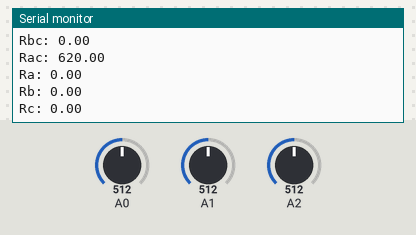
A sketch run on a simulated Arduino Uno, built with avr-gcc and run on an emulated ATmega328P. Shown: the last lines printed to the serial monitor. The test bench sets the inputs (shaded band); at power-on: A0 = 512, A1 = 512, A2 = 512.

Above: at 1.8 s.
1.9 s: A0 set to 0
At 2.7 s:
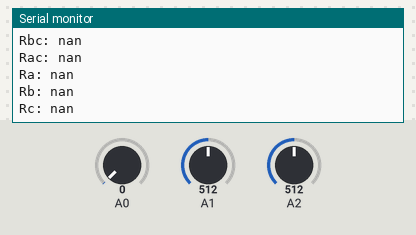
3.5 s: A1 set to 0
6.6 s: A0 set to 122
At 7.7 s:
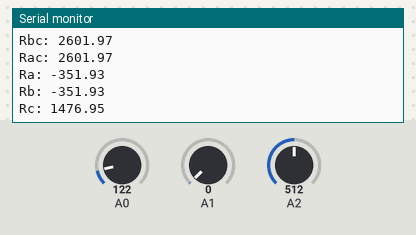
8.1 s: A2 set to 716
At 8.7 s:
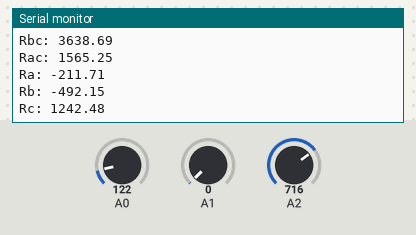
9.6 s: A1 set to 122
At 10.9 s:
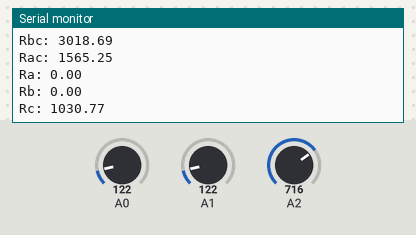
11.1 s: A2 set to 900
At 12.1 s:
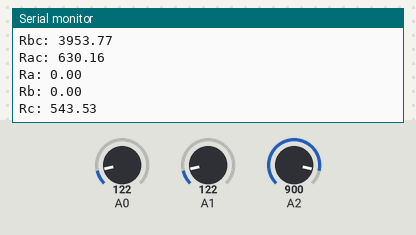
Timing chart, 0 to 13.6 s (numbered marks = the images above; inputs shaded):
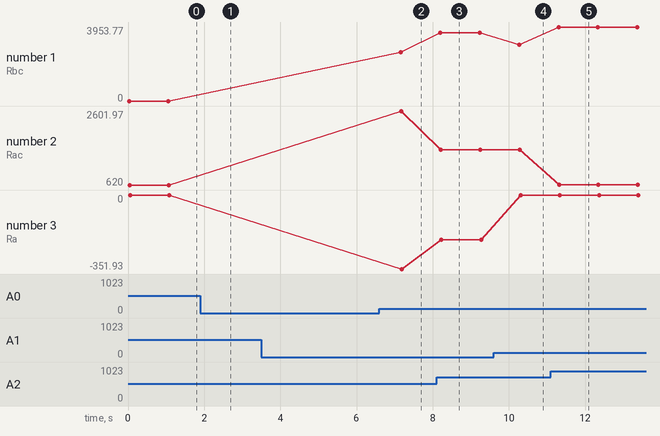

Measured:
- after the input at 1.9 s, the serial monitor: prints a new line after 0.17 s (image 1)
- after the input at 6.6 s, the serial monitor: prints a new line after 0.54 s (image 2)
- after the input at 8.1 s, the serial monitor: prints a new line after 0.10 s (image 3)
- after the input at 9.6 s, the serial monitor: prints a new line after 0.67 s (image 4)
- after the input at 11.1 s, the serial monitor: prints a new line after 0.21 s (image 5)
- plotted number 1: 0 → 2601.97 after the input at 6.6 s, 2601.97 → 3638.69 after the input at 8.1 s, 3638.69 → 3018.69 after the input at 9.6 s, 3018.69 → 3953.77 after the input at 11.1 s
- plotted number 2: 620 → 2601.97 after the input at 6.6 s, 2601.97 → 1565.25 after the input at 8.1 s, 1565.25 → 630.16 after the input at 11.1 s
- plotted number 3: 0 → -351.93 after the input at 6.6 s, -351.93 → -211.71 after the input at 8.1 s, -211.71 → 0 after the input at 9.6 s

The sketch:

MIDTERM-PROJECT.ino
```cpp
int Vin = 5;
int raw1 = 0,
    raw2 = 0,
    raw3 = 0;
float Vout1 = 0,
      Vout2 = 0,
      Vout3 = 0;
float R0 = 620,
      R1 = 0,
      R2 = 0,
      R3 = 0;
float out12 = 0,
      out23 = 0,
      out13 = 0,
      Rsum = 0;
float buffer = 0;

void setup()
{
  Serial.begin( 9600 );
}

void loop()
{
  raw1 = analogRead( A0 );
  raw2 = analogRead( A1 );
  raw3 = analogRead( A2 );

  Vout1 = ( raw1 * Vin )/1024.0;
  Vout2 = ( raw2 * Vin )/1024.0;
  Vout3 = ( raw3 * Vin )/1024.0;

  R1 = R0 * ( ( Vout2/Vout1 ) - 1 );
  R2 = R0 * ( ( Vout3/Vout1 ) - 1 ) - R1;
  R3 = R0 * ( ( Vin/Vout1 ) - 1 ) - R1 - R2;

  Rsum = R1 + R2 + R3;
  out12 = ( R1 * R2 )/Rsum;
  out23 = ( R2 * R3 )/Rsum;
  out13 = ( R1 * R3 )/Rsum;

  Serial.println();
  Serial.println();
  Serial.println();
  Serial.println();
  Serial.println();
  Serial.println();
  Serial.println();
  Serial.println();
  Serial.println();
  Serial.println();

  Serial.print( "Rab: " );
  Serial.println( R1 );

  Serial.print( "Rbc: " );
  Serial.println( R2 );

  Serial.print( "Rac: " );
  Serial.println( R3 );

  Serial.println();

  Serial.print( "Ra: " );
  Serial.println( out13 );

  Serial.print( "Rb: " );
  Serial.println( out12 );

  Serial.print( "Rc: " );
  Serial.println( out23 );


  delay( 1000 );

}
```
